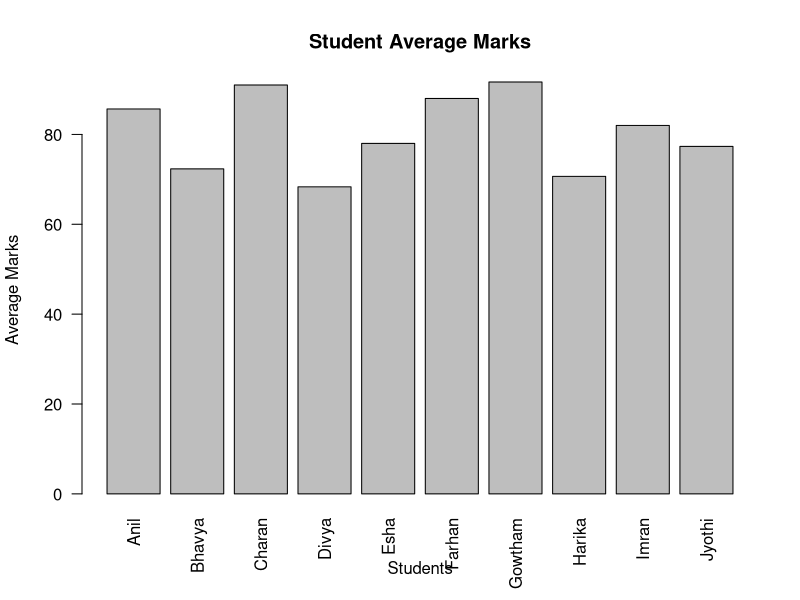
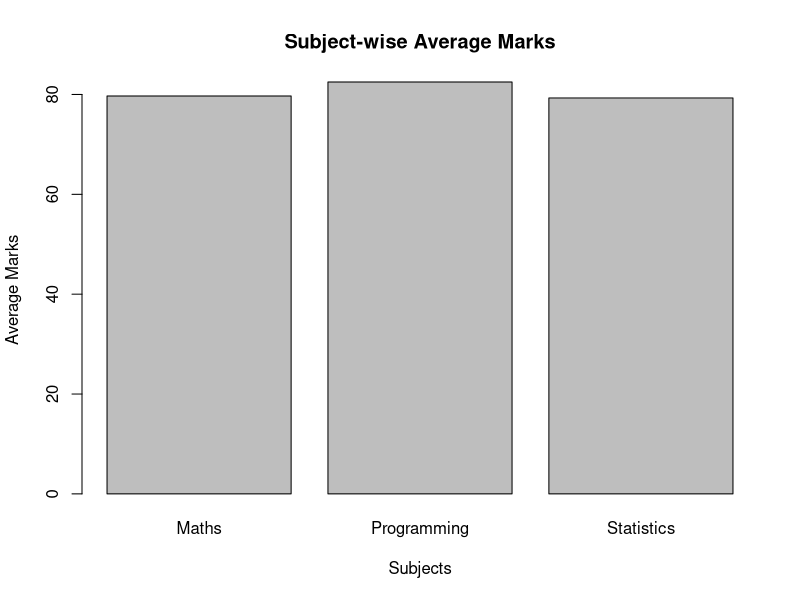

R code for these plots, in order:
# ============================================
# STUDENT PERFORMANCE ANALYZER
# ============================================

# 1. Create student data using vectors

student_id <- c(101, 102, 103, 104, 105,
                106, 107, 108, 109, 110)

student_name <- c("Anil", "Bhavya", "Charan", "Divya", "Esha",
                  "Farhan", "Gowtham", "Harika", "Imran", "Jyothi")

program <- c("CSE", "CSE", "DS", "DS", "CSE",
             "DS", "CSE", "DS", "CSE", "DS")

maths <- c(85, 72, 90, 65, 78, 88, 92, 70, 81, 76)

programming <- c(90, 75, 95, 68, 80, 91, 89, 73, 85, 79)

statistics <- c(82, 70, 88, 72, 76, 85, 94, 69, 80, 77)


# 2. Create a Data Frame

students <- data.frame(
  ID = student_id,
  Name = student_name,
  Program = program,
  Maths = maths,
  Programming = programming,
  Statistics = statistics
)

print("STUDENT DATA")
print(students)


# 3. Calculate Total Marks

students$Total <- students$Maths +
  students$Programming +
  students$Statistics


# 4. Calculate Average Marks

students$Average <- students$Total / 3


# 5. Assign Grades using a Factor

students$Grade <- cut(
  students$Average,
  breaks = c(0, 49, 59, 69, 79, 89, 100),
  labels = c("F", "E", "D", "C", "B", "A"),
  right = TRUE
)

# Convert Grade into a factor
students$Grade <- factor(students$Grade,
                         levels = c("F", "E", "D", "C", "B", "A"),
                         ordered = TRUE)


# 6. Determine Pass / Fail

students$Result <- ifelse(
  students$Average >= 50,
  "Pass",
  "Fail"
)


# 7. Display Complete Student Report

print("COMPLETE STUDENT REPORT")
print(students)


# ============================================
# PERFORMANCE ANALYSIS
# ============================================

# 8. Calculate Class Average

class_average <- mean(students$Average)

cat("Class Average:", round(class_average, 2), "\n")


# 9. Find Highest Average

highest_average <- max(students$Average)

top_student <- students[students$Average == highest_average, ]

print("TOP PERFORMING STUDENT")
print(top_student)


# 10. Find Lowest Average

lowest_average <- min(students$Average)

weak_student <- students[students$Average == lowest_average, ]

print("LOWEST PERFORMING STUDENT")
print(weak_student)


# 11. Count Pass and Fail Students

result_count <- table(students$Result)

print("PASS / FAIL SUMMARY")
print(result_count)


# 12. Count Students in Each Grade

grade_count <- table(students$Grade)

print("GRADE SUMMARY")
print(grade_count)


# 13. Subject-wise Average

maths_average <- mean(students$Maths)
programming_average <- mean(students$Programming)
statistics_average <- mean(students$Statistics)

cat("Maths Average:", round(maths_average, 2), "\n")
cat("Programming Average:", round(programming_average, 2), "\n")
cat("Statistics Average:", round(statistics_average, 2), "\n")


# ============================================
# RANKING
# ============================================

# 14. Assign Rank

students$Rank <- rank(
  -students$Average,
  ties.method = "min"
)

# Sort students according to rank

students_ranked <- students[
  order(students$Rank),
]

print("STUDENT RANKING")
print(students_ranked)


# ============================================
# VISUALIZATION
# ============================================

# 15. Bar Chart of Student Average Marks

barplot(
  students$Average,
  names.arg = students$Name,
  main = "Student Average Marks",
  xlab = "Students",
  ylab = "Average Marks",
  las = 2
)


# 16. Subject-wise Average Marks

subject_averages <- c(
  Maths = maths_average,
  Programming = programming_average,
  Statistics = statistics_average
)

barplot(
  subject_averages,
  main = "Subject-wise Average Marks",
  xlab = "Subjects",
  ylab = "Average Marks"
)


# ============================================
# FINAL REPORT
# ============================================

cat("\n==============================\n")
cat(" STUDENT PERFORMANCE SUMMARY\n")
cat("==============================\n")

cat("Number of Students:", nrow(students), "\n")
cat("Class Average:", round(class_average, 2), "\n")
cat("Highest Average:", highest_average, "\n")
cat("Lowest Average:", lowest_average, "\n")

cat("Pass Students:",
    sum(students$Result == "Pass"), "\n")

cat("Fail Students:",
    sum(students$Result == "Fail"), "\n")

cat("==============================\n")
